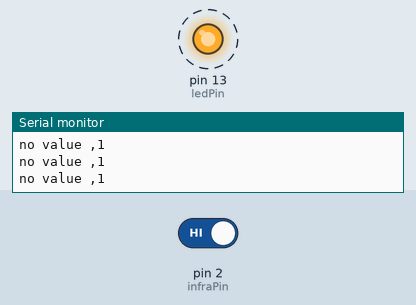
This sketch was run on a simulated Arduino Uno, built with avr-gcc and run on an emulated ATmega328P. On the bench: output pins drawn as LEDs (lit = HIGH), the last lines printed to the serial monitor. Dashed ring = blinking. Inputs (shaded band) come from the test bench; at power-on: pin 2 (infraPin) HIGH.

Above: at 4.8 s.
4.9 s: pin 2 (infraPin) driven LOW
At 5.7 s:
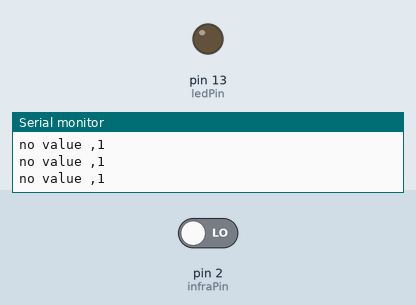
7.9 s: pin 2 (infraPin) driven HIGH
At 8.4 s:
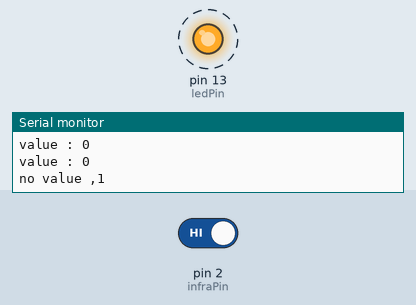
Timing chart, 0 to 19.9 s (numbered marks = the images above; inputs shaded):
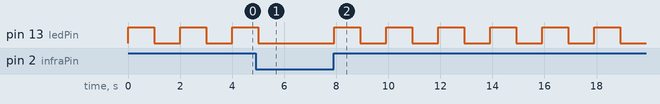

The sketch:

InfraredBiasa.ino
```cpp
int ledPin = 13;
int infraPin = 2;

void setup() {
  // put your setup code here, to run once:
  Serial.begin(9600);
  pinMode(ledPin, OUTPUT);
  pinMode(infraPin, INPUT);
  //digitalWrite(infraPin, HIGH); // enable pull-up resistor
  digitalWrite(ledPin, HIGH);
}

void loop() {
  // put your main code here, to run repeatedly:
  int valInfraPin = digitalRead(infraPin);
  if (valInfraPin == LOW) {
    Serial.print("value : ");
    Serial.println(valInfraPin);
    //delay(500);
    }
    else{
      Serial.print("no value ,");
      Serial.println(valInfraPin);
      digitalWrite(ledPin, HIGH);
      delay(1000);
      digitalWrite(ledPin, LOW);
      delay(1000);
      }
   // cek apakah ada data lagi yg terbaru
   // Pengukuran waktunya perlu yang siginifikan
}
```

Measured:
- after the input at 4.9 s, pin 13 (ledPin): goes on until 5.0 s, then stays LOW
- after the input at 7.9 s, pin 13 (ledPin): alternates HIGH for 1.0 s and LOW for 1.0 s, starting at once
- by itself, pin 13 (ledPin): alternates HIGH for 1.0 s and LOW for 1.0 s
